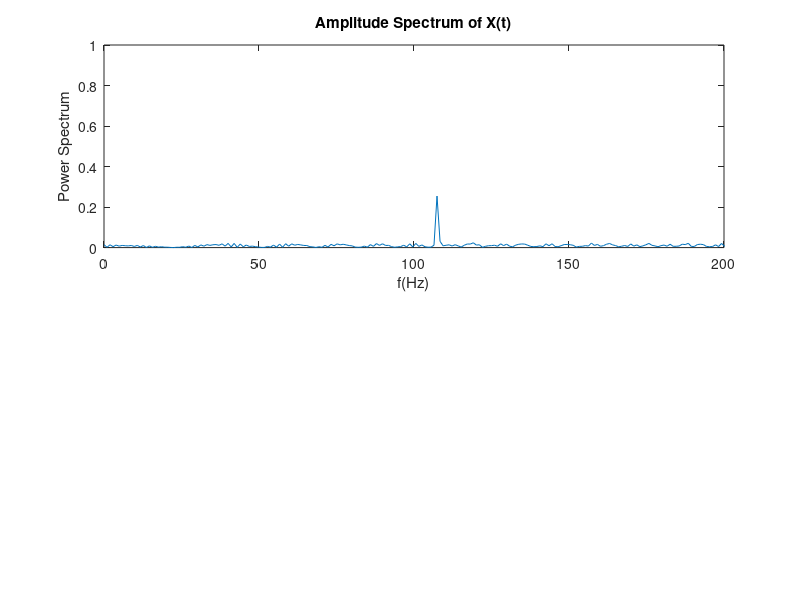
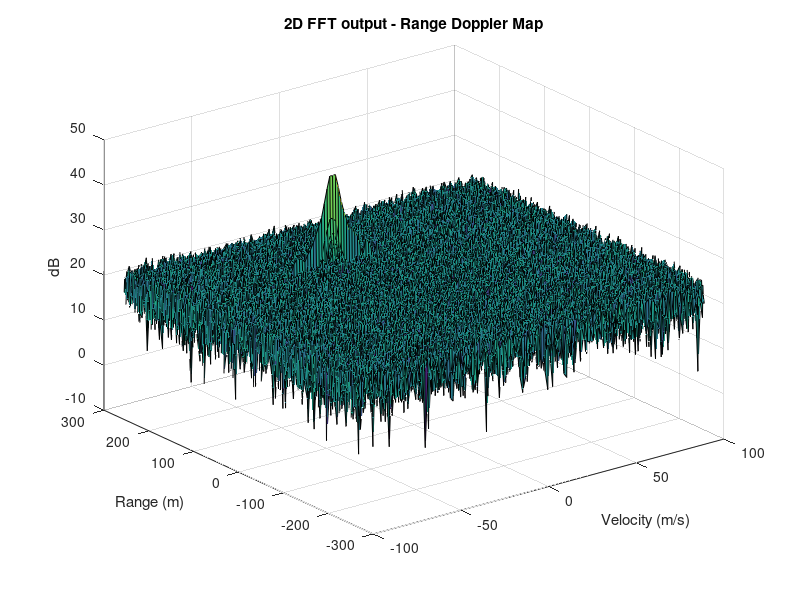

MATLAB code to generate these figures, in order: (Note: this script raises an error after producing the figures.)
clearvars;
clear all
clc;

%% Radar Specifications 
%%%%%%%%%%%%%%%%%%%%%%%%%%%
% Frequency of operation = 77GHz
% Max Range = 200m
% Range Resolution = 1 m
% Max Velocity = 100 m/s
%%%%%%%%%%%%%%%%%%%%%%%%%%%

%speed of light = 3e8
%% User Defined Range and Velocity of target
% *%TODO* :
% define the target's initial position and velocity. Note : Velocity
% remains contant
max_range = 200; % Radar's max range in m
range_res = 1;   % Radar's range resolution
max_velocity = 100; % Radar's max velocity
c = 3e8; % Speed of light (m/s)
R = 110; % Initial distance of the target
v = -20; % Speed of target


%% FMCW Waveform Generation

% *%TODO* :
%Design the FMCW waveform by giving the specs of each of its parameters.
% Calculate the Bandwidth (B), Chirp Time (Tchirp) and Slope (slope) of the FMCW
% chirp using the requirements above.
B = c / (2 * range_res);                   % Max - Min Freq in 1 chirp
Tchirp = 5.5 * 2 * max_range / c;          % Time taken for 1 chirp
slope = B / Tchirp;

%Operating carrier frequency of Radar 
fc= 77e9;             %carrier freq
                         
%The number of chirps in one sequence. Its ideal to have 2^ value for the ease of running the FFT
%for Doppler Estimation. 
Nd=128;                   % #of doppler cells OR #of sent periods % number of chirps

%The number of samples on each chirp. 
Nr=1024;                  %for length of time OR # of range cells

% Timestamp for running the displacement scenario for every sample on each
% chirp
t=linspace(0,Nd*Tchirp,Nr*Nd); %total time for samples


%Creating the vectors for Tx, Rx and Mix based on the total samples input.
Tx=zeros(1,length(t)); %transmitted signal
Rx=zeros(1,length(t)); %received signal
Mix = zeros(1,length(t)); %beat signal

%Similar vectors for range_covered and time delay.
r_t=zeros(1,length(t));
td=zeros(1,length(t));


%% Signal generation and Moving Target simulation
% Running the radar scenario over the time. 

for i=1:length(t)         
    
    
    % *%TODO* :
    %For each time stamp update the Range of the Target for constant velocity. 
    ct = t(i);
    R = R + (Tchirp/Nr)*v;
    r_t(i) = R;

    % *%TODO* :
    %For each time sample we need update the transmitted and
    %received signal. 
    Tx(i) = cos (2*pi*(fc*ct +(slope*ct^2)/2));
    tt = 2 * R/c;
    td(i) = tt;
    Rx (i) = cos (2*pi*(fc*(ct-tt)+(slope*(ct-tt)^2)/2));
    

    % *%TODO* :
    %Now by mixing the Transmit and Receive generate the beat signal
    %This is done by element wise matrix multiplication of Transmit and
    %Receiver Signal
    Mix(i) = Tx(i) .* Rx (i);
    
end

%% RANGE MEASUREMENT


 % *%TODO* :
%reshape the vector into Nr*Nd array. Nr and Nd here would also define the size of
%Range and Doppler FFT respectively.
reshaped_mix = reshape(Mix,[Nr,Nd]);

 % *%TODO* :
%run the FFT on the beat signal along the range bins dimension (Nr) and
%normalize.
reshaped_mix_first_col = reshaped_mix(:,1);
signal_fft = fft(reshaped_mix_first_col);

 % *%TODO* :
% Take the absolute value of FFT output
signal_fft = abs(signal_fft / Nr);

 % *%TODO* :
% Output of FFT is double sided signal, but we are interested in only one side of the spectrum.
% Hence we throw out half of the samples.
sampling_freq = 1000;
f = sampling_freq*(0:Nr/2) / Nr;
P1  = signal_fft(1:Nr/2 +1);

%plotting the range
figure ('Name','Range from First FFT')
subplot(2,1,1)

 % *%TODO* :
 % plot FFT output 
plot(f,P1) 
title('Amplitude Spectrum of X(t)')
xlabel('f(Hz)')
ylabel('Power Spectrum')
axis ([0 200 0 1]);



%% RANGE DOPPLER RESPONSE
% The 2D FFT implementation is already provided here. This will run a 2DFFT
% on the mixed signal (beat signal) output and generate a range doppler
% map.You will implement CFAR on the generated RDM


% Range Doppler Map Generation.

% The output of the 2D FFT is an image that has reponse in the range and
% doppler FFT bins. So, it is important to convert the axis from bin sizes
% to range and doppler based on their Max values.

Mix=reshape(Mix,[Nr,Nd]);

% 2D FFT using the FFT size for both dimensions.
sig_fft2 = fft2(Mix,Nr,Nd);

% Taking just one side of signal from Range dimension.
sig_fft2 = sig_fft2(1:Nr/2,1:Nd);
sig_fft2 = fftshift (sig_fft2);
RDM = abs(sig_fft2);
RDM = 10*log10(RDM) ;

%use the surf function to plot the output of 2DFFT and to show axis in both
%dimensions
doppler_axis = linspace(-100,100,Nd);
range_axis = linspace(-200,200,Nr/2)*((Nr/2)/400);
figure,surf(doppler_axis,range_axis,RDM);

title('2D FFT output - Range Doppler Map')
xlabel('Velocity (m/s)')
ylabel('Range (m)')
zlabel('dB')

%% CFAR implementation

%Slide Window through the complete Range Doppler Map

% *%TODO* :
%Select the number of Training Cells in both the dimensions.
Tr = 6;        % Training Cells in range dimension
Td = 6;         % Training Cells in doppler dimension

% *%TODO* :
%Select the number of Guard Cells in both dimensions around the Cell under 
%test (CUT) for accurate estimation
Gr = 3;
Gd = 3;

% *%TODO* :
% offset the threshold by SNR value in dB
offset = 5;

% *%TODO* :
%Create a vector to store noise_level for each iteration on training cells
noise_level = zeros(1,1);


% *%TODO* :
%design a loop such that it slides the CUT across range doppler map by
%giving margins at the edges for Training and Guard Cells.
%For every iteration sum the signal level within all the training
%cells. To sum convert the value from logarithmic to linear using db2pow
%function. Average the summed values for all of the training
%cells used. After averaging convert it back to logarithimic using pow2db.
%Further add the offset to it to determine the threshold. Next, compare the
%signal under CUT with this threshold. If the CUT level > threshold assign
%it a value of 1, else equate it to 0.

% Use RDM[x,y] as the matrix from the output of 2D FFT for implementing CFAR


% *%TODO* :
% The process above will generate a thresholded block, which is smaller 
%than the Range Doppler Map as the CUT cannot be located at the edges of
%matrix. Hence,few cells will not be thresholded. To keep the map size same
% set those values to 0. 
range_size = 2 * (Tr + Gr) + 1;
doppler_size = 2 * (Td + Gd) + 1;
n_cells = range_size * doppler_size - (2 * Gr + 1) * (2 * Gd + 1);

cfar_signal = zeros(Nr/2, Nd); %inialize the grid area

for i = 1+Tr+Gr:(Nr/2 - (Gr+Tr))
    for j = 1+Td+Gd:(Nd - (Gd+Td))
        % For every iteration sum the signal level within all the training cells.
        % To sum convert the value from logarithmic to linear using db2pow function.
        sum_all_cells = sum(db2pow( RDM(i-(Tr+Gr):i+Tr+Gr, j-(Td+Gd):j+Td+Gd)) , 'all');
        sum_excl_cells_only  = sum(db2pow( RDM(i-Gr:i+Gr, j-Gd:j+Gd)) , 'all');
        noise_level = sum_cells - sum_excl_cells_only;

        % Average the summed values for all of the training cells used.
        % After averaging convert it back to logarithimic using pow2db.
        % Further add the offset to it to determine the threshold. 
        threshold = noise_level / n_cells;
        threshold = db2pow(pow2db(threshold) + offset);

        % Next, compare the signal under CUT with this threshold. 
        % If the CUT level > threshold assign it a value of 1, else equate it to 0.
        signal_cut =  db2pow(RDM( i,j ));
        if (signal_cut <= threshold)
            cfar_signal(i,j) = 0;
        else
            cfar_signal(i,j) = 1;
        end
    end
end

% *%TODO* :
%display the CFAR output using the Surf function like we did for Range
%Doppler Response output.
figure,surf(doppler_axis,range_axis, cfar_signal);
title("2D CFAR on Range-Doppler Map")
xlabel('Velocity (m/s)')
ylabel('Range (m)')
zlabel('CFAR Detection')
colorbar;


 
 